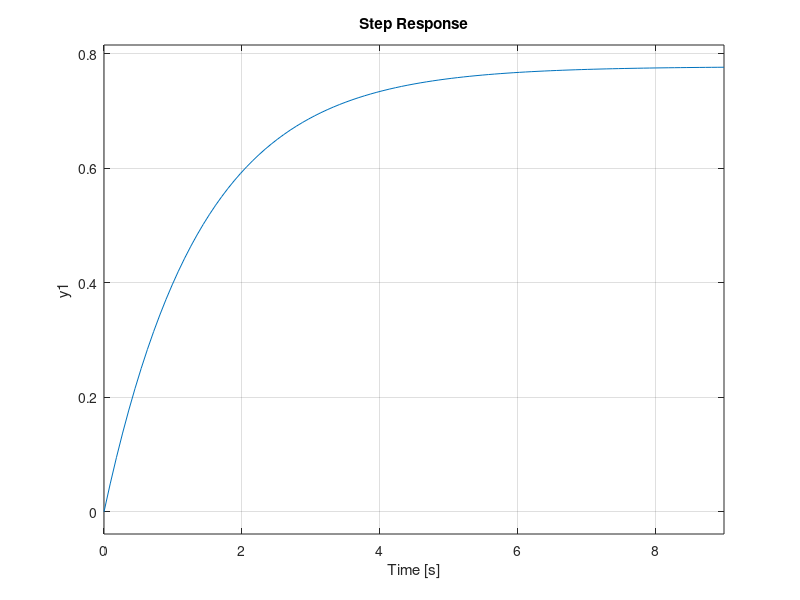

Write MATLAB code to recreate this figure.
clc
clear all
close all

s=tf('s')
G=3.5/(6.25*s+1);
Gc=feedback(G,1)
step(Gc)
Gz=c2d(G,0.2715)
wn=0.265;
Ts=0.2715;
zita=0.69;
Pz=exp(-zita*wn*Ts);
Rp=Pz*cos(wn*Ts*sqrt(1-zita^2));
Ip=Pz*sin(wn*Ts*sqrt(1-zita^2));
c=Rp^2+Ip^2;
P1=-2*exp(-zita*wn*Ts)*cos(wn*Ts*sqrt(1-zita^2))
P2=exp(-2*zita*wn*Ts)


